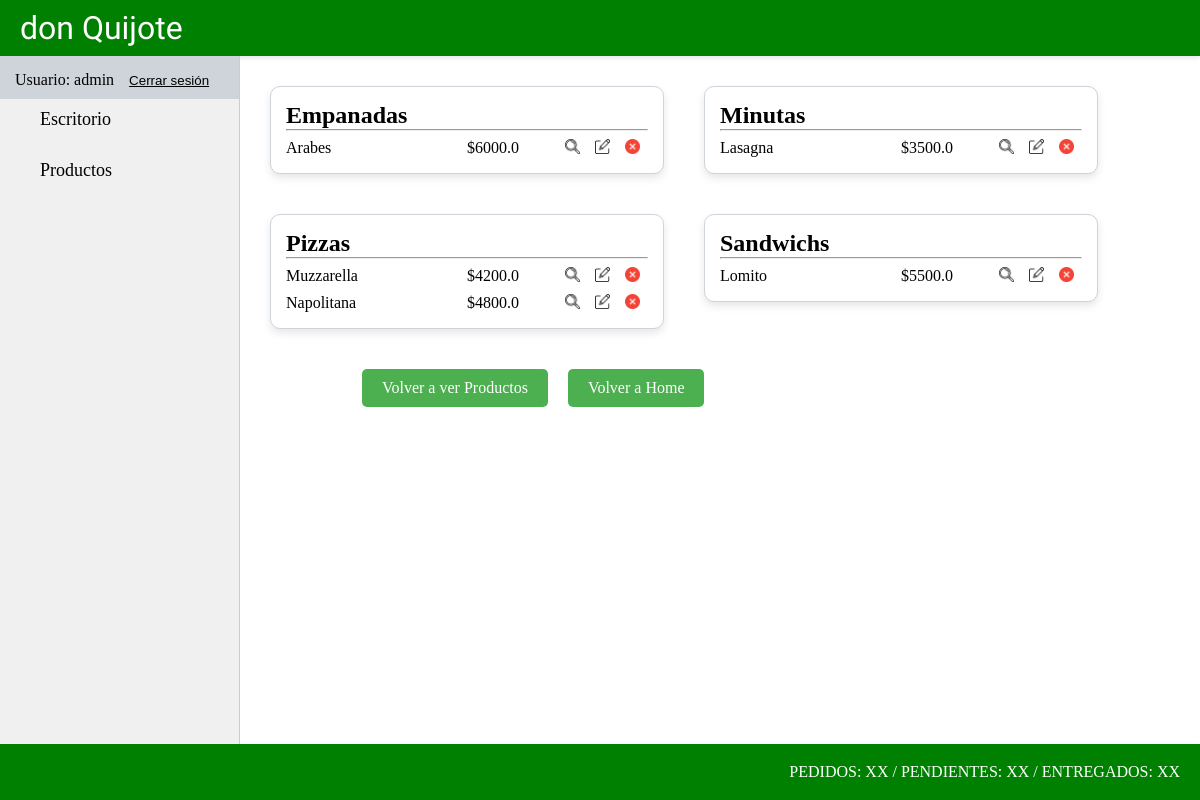
Page /producto/producto/list/ (signed in) on the committed database.
### producto/models.py (models this page shows, shortened)
class ProductoCategoria(models.Model):
    nombre = models.CharField(max_length=50)

class Producto(models.Model):
    nombre = models.CharField(max_length=50)
    descripcion = models.CharField(max_length=200)
    precio = models.FloatField()
    categoria_id = models.ForeignKey(ProductoCategoria, on_delete=models.CASCADE)

### producto/views.py (the view)
# urls.py: path("producto/list/", views.ProductoList.as_view(), name="producto_list"),
class ProductoList(LoginRequiredMixin, ListView):
    model = models.Producto
    def get_queryset(self):
        if self.request.GET.get("consulta"):
            consulta = self.request.GET.get("consulta")
            object_list = models.Producto.objects.filter(nombre__icontains=consulta)
        else:
            object_list = models.Producto.objects.all()
        return object_list.order_by('categoria_id__nombre')

### producto/templates/producto/producto_list.html
{% extends 'core/base.html' %}
{% load static %}
{% block section %}
    {% regroup object_list by categoria_id.nombre as categorias %}
    <div class="conteiner-categorias">
        {% for categoria in categorias %}
        <div class="conteiner-card-productocategoria">
            <div class="card-categoria">
                <h1>{{ categoria.grouper }}</h1>
                <hr>
                {% for producto in categoria.list %}
                <div class="producto-opciones">
                    <p class="producto-nombre">{{ producto.nombre }}</p>
                    <p class="producto-precio">${{ producto.precio }}</p>
                    <div class="producto-opc">
                        <a href="{% url 'producto:producto_detail' producto.id %}"><img class="icono-opcion-producto" src="{% static 'core/img/lupa.webp' %}" alt="Detalle Producto"></a>
                        <a href="{% url 'producto:producto_update' producto.id %}"><img class="icono-opcion-producto" src="{% static 'core/img/editar.webp' %}" alt="Detalle Producto"></a>
                        <a href="{% url 'producto:producto_delete' producto.id %}"><img class="icono-opcion-producto" src="{% static 'core/img/eliminar.webp' %}" alt="Detalle Producto"></a>
                    </div>
                </div>
                {% endfor %}
            </div>
        </div>
        {% endfor %}
    </div>
    <div class="container-link-crud-productos">
        <a class="link-crud-productos" href="{% url 'producto:home' %}">Volver a ver Productos</a>
        <a class="link-crud-productos" href="{% url 'core:home' %}">Volver a Home</a>
    </div>
{% endblock section %}

### core/templates/core/components/navbar.html (shortened to what this page needs)
<nav class="container-nav">
    <ul class="list-app">
        {% if user.is_authenticated %}
            <div class="usuario-logout">
                <li class="list-link"><a>Usuario: {{ user.username }}</a></li>
                <li>
                    <form action="{% url 'core:logout' %}" method="post">
                        <button type="submit" class="btn-logout"><u>Cerrar sesión</u></button>
                    </form>
                </li>
            </div>
            <li class="list-link"><a class="link-app" href="{% url 'core:home' %}">Escritorio</a></li>
            <li class="list-link"><a class="link-app" href="{% url 'producto:home' %}">Productos</a></li>
        {% else %}
            <li class="list-link"><a class="link-app" href="{% url 'core:login' %}">Login</a></li>
        {% endif %}
    </ul>
</nav>

### core/static/core/css/styles.css (style rules this page uses)
* { padding: 0; margin: 0; box-sizing: border-box; }
.container-nav { width: 20%; height: 86vh; background-color: #f0f0f0; float: left; overflow-y: auto; border-right: 1px solid #ccc; }
.list-app { list-style: none; padding: 0; }
.list-link { margin-bottom: 10px; }
.link-app { color: #000; text-decoration: none; font-size: 18px; display: block; padding: 10px 40px; transition: background-color 0.3s ease; }
.container-link-crud-productos { display: flex; margin-left: 10%; margin-top: 30px; margin-bottom: 60px; }
.link-crud-productos { display: inline-block; text-decoration: none; background-color: #4CAF50; color: white; padding: 10px 20px; margin: 0 10px; border: none; border-radius: 5px; transition: background-color 0.3s; }
.conteiner-categorias { display: flex; flex-wrap: wrap; gap: 20px; }
.conteiner-card-productocategoria { display: flex; flex-direction: column; width: 45%; }
.card-categoria { margin: 10px; padding: 15px; border-radius: 10px; border: 1px solid #ced4da; display: flex; flex-direction: column; background-color: #ffffff; box-shadow: 0 4px 8px rgba(0, 0, 0, 0.1); transition: transform 0.2s ease-in-out, box-shadow 0.2s ease-in-out; }
.producto-opciones { margin-top: 8px; display: grid; grid-template-columns: 50% 25% 25%; grid-template-areas: "nom prc opc"; }
.producto-nombre { grid-area: nom; }
.producto-precio { grid-area: prc; }
.producto-opc { grid-area: opc; display: flex; justify-content: space-around; }
.icono-opcion-producto { width: 15px; height: 15px; }
.usuario-logout { display: flex; column-gap: 15px; padding-left: 15px; padding-top: 15px; background-color: #ced4da; }
.btn-logout { border: none; background-color: #ced4da; }

### rows in the picture
ProductoCategoria: grouper "Empanadas"
Producto: nombre "Arabes", precio "6000.0"
ProductoCategoria: grouper "Minutas"
Producto: nombre "Lasagna", precio "3500.0"
ProductoCategoria: grouper "Pizzas"
Producto: nombre "Muzzarella", precio "4200.0"
Producto: nombre "Napolitana", precio "4800.0"
ProductoCategoria: grouper "Sandwichs"
Producto: nombre "Lomito", precio "5500.0"

### other values in the picture
{{ user.username }} "admin"
